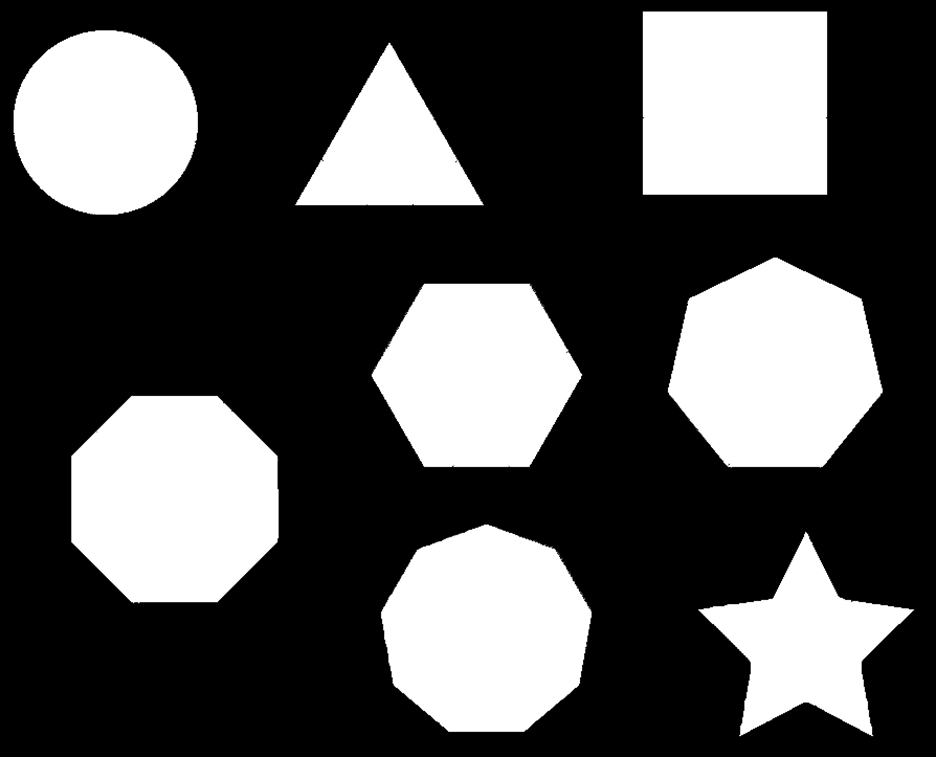
#> input picture shapes.png, 936 x 757 px
$ python 'contour tracing and finding center points.py'
#> lines starting #> are read from the running program, lines starting #| are printed output that depends on the picture; after the words box and inside, x2 and y2 are one past the last pixel; in counts of white or black regions, pixels touching at a corner belong together
import cv2
import numpy as np


img = cv2.imread('shapes.png') #Reading Source Image
#> img is the input picture: shape (757, 936, 3); min 0, max 255, mean 81.3

image = cv2.cvtColor(img, cv2.COLOR_BGR2GRAY) #Converting to Graysacale For Efficiency in Computation

contours, _ = cv2.findContours(image, cv2.RETR_TREE, cv2.CHAIN_APPROX_SIMPLE) #Finding Contours
#> contours = 8 contours; box (x1, y1, x2, y2) and area: (71, 395, 279, 604) 35497, (642, 11, 828, 195) 33855, (667, 257, 883, 469) 33595, (380, 524, 592, 733) 33592, (371, 283, 583, 468) 29291, (13, 30, 199, 215) 26980, (698, 531, 915, 737) 19184, (295, 42, 484, 206) 15600

print("no of shapes: {0}".format(len(contours))) #Finding No. Of Contours Detected i.e, No. of Shapes
#| no of shapes: 8

#Drawing Rectangle Contours ========================================
for cnt in contours:
	rect = cv2.minAreaRect(cnt)
	box = cv2.boxPoints(rect)
	box = np.int0(box)
	img = cv2.drawContours(img, [box], 0, (0,0,255)) #BGR_Color_Sequence
#> this loop made 8 passes
#> (rect, box) on passes 1 to 7: (((806, 633.5), (205, 216), -90), [[914, 736], [698, 736], [698, 531], [914, 531]]), (((485.5, 628), (208, 211), -90), [[591, 732], [380, 732], [380, 524], [591, 524]]), (((174, 498.5), (207.2, 207.2), -45), [[173, 645], [27, 498], [173, 352], [320, 498]]), (((476.5, 375), (184, 211), -90), [[582, 467], [371, 467], [371, 283], [582, 283]]), (((774.5, 362.5), (211, 215), -90), [[882, 468], [667, 468], [667, 257], [882, 257]]), (((389, 123.5), (163, 188), -90), [[482, 204], [294, 204], [294, 42], [482, 42]]), (((105.5, 122), (184, 185), -90), [[198, 214], [13, 214], [13, 30], [198, 30]])
#> (cnt, rect, box) on pass 8: ([[642, 11], [642, 194], [827, 194], [827, 11]], ((734.5, 102.5), (183, 185), -90), [[827, 194], [642, 194], [642, 11], [827, 11]])
#> pass 1, `img = cv2.drawContours(img, [box], 0, (0,0,255))`:
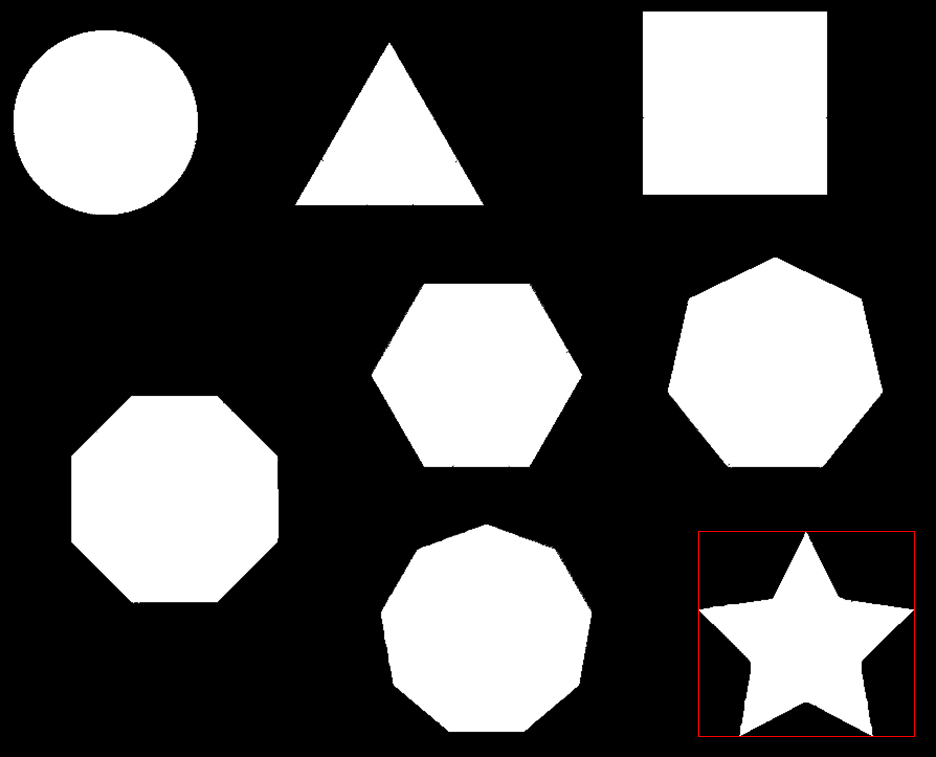
#> img: shape (757, 936, 3); 0.12% of pixels changed, all inside (x1, y1, x2, y2) = (698, 531, 915, 737)
#> after the loop:
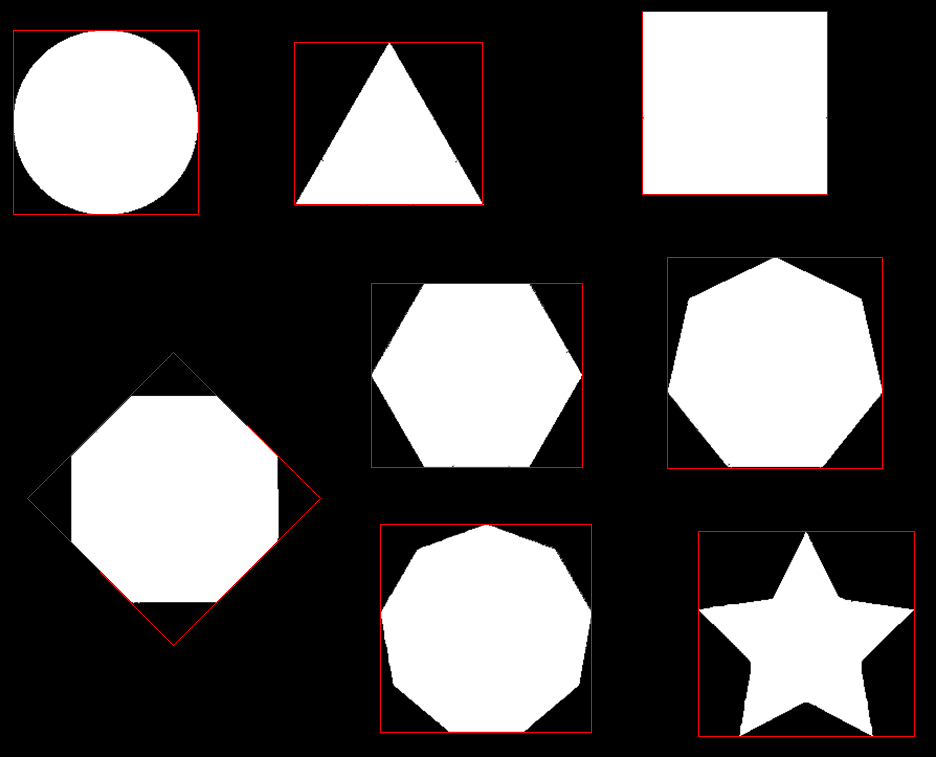
#> img: shape (757, 936, 3); mean B, G, R 81.1, 81.1, 83.3
#===================================================================

#finding center of the recognized shapes ===========================
for cnt in contours:
	M = cv2.moments(cnt)
	cx = int(M['m10']/M['m00'])
	cy = int(M['m01']/M['m00'])
	center = (cx, cy)
	print("Center coordinate: "+str(center))
#===================================================================

#Drawing polygin Contours ==========================================
	epsilon = 0.01*cv2.arcLength(cnt, True)
	approx = cv2.approxPolyDP(cnt, epsilon, True)
	img = cv2.drawContours(img, [approx], 0, (0, 255, 0), 2)
#> this loop made 8 passes
#> (cx, cy, epsilon) on passes 1, 2, 3, 4, 5, 7: (805, 644, 8.12), (485, 630, 7.18), (174, 498, 6.9), (476, 374, 6.97), (774, 367, 7.2), (105, 122, 6.26)
#> (cx, cy, epsilon, approx) on passes 6, 8: (388, 150, 6.12, [[388, 42], [295, 205], [483, 205]]), (734, 102, 7.36, [[642, 11], [642, 194], [827, 194], [827, 11]])
#| Center coordinate: (805, 644)
#| Center coordinate: (485, 630)
#| Center coordinate: (174, 498)
#| Center coordinate: (476, 374)
#| Center coordinate: (774, 367)
#| Center coordinate: (388, 150)
#| Center coordinate: (105, 122)
#| Center coordinate: (734, 102)
#> pass 1, `img = cv2.drawContours(img, [approx], 0, (0, 255, 0), 2)`:
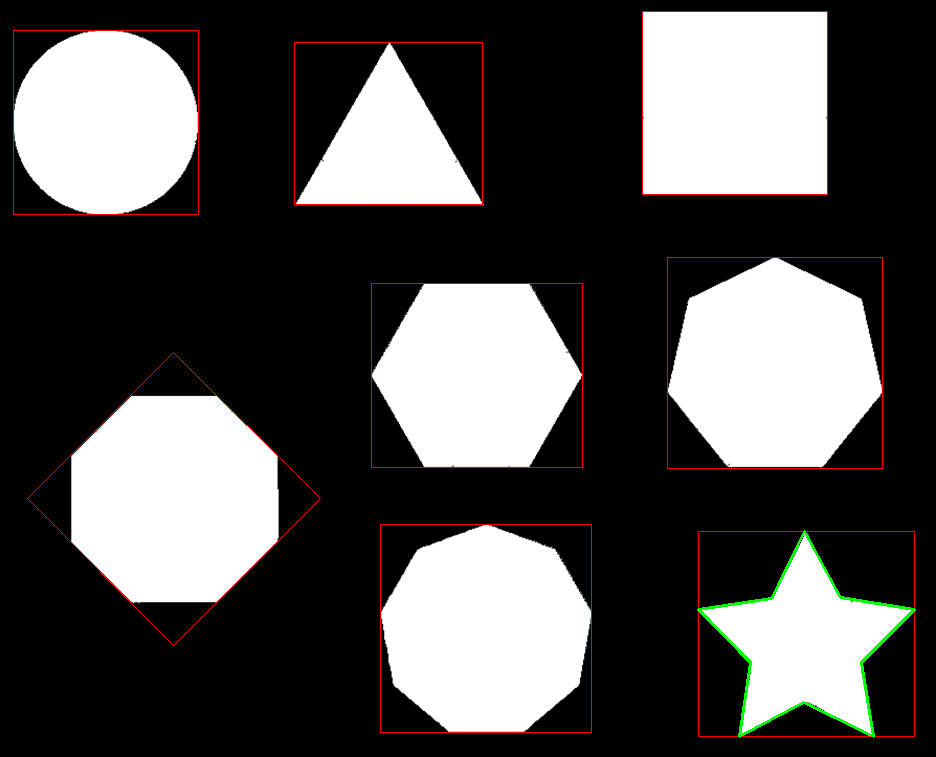
#> img: shape (757, 936, 3); 0.3% of pixels changed, all inside (x1, y1, x2, y2) = (697, 530, 916, 738)
#> pass 2, `img = cv2.drawContours(img, [approx], 0, (0, 255, 0), 2)`:
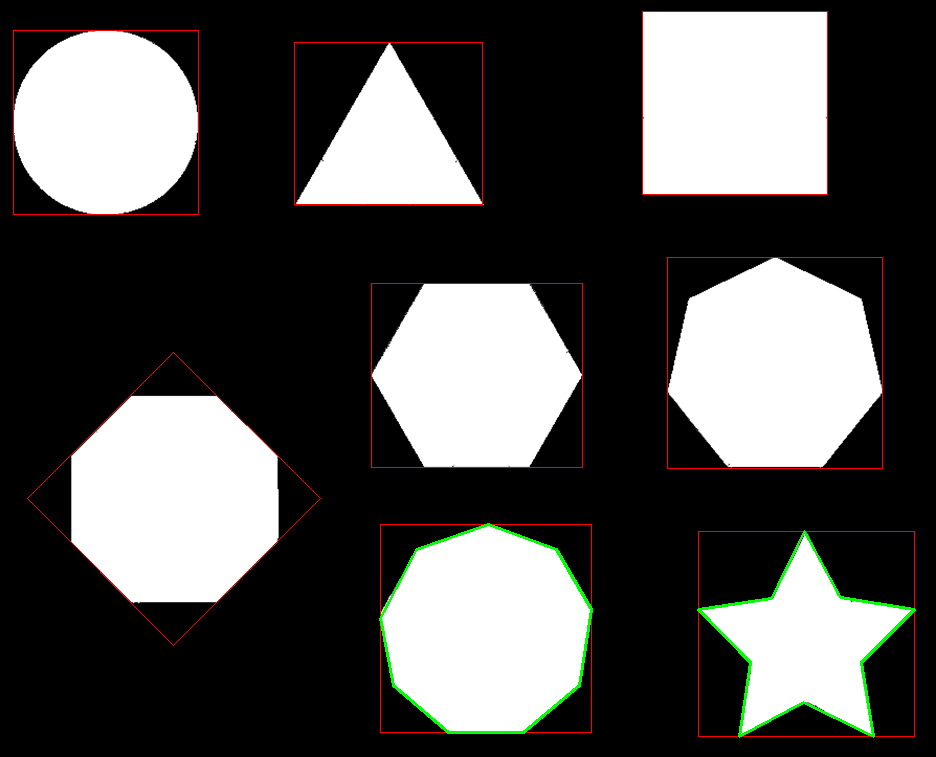
#> img: shape (757, 936, 3); 0.27% of pixels changed, all inside (x1, y1, x2, y2) = (379, 523, 593, 734)
#> pass 3, `img = cv2.drawContours(img, [approx], 0, (0, 255, 0), 2)`:
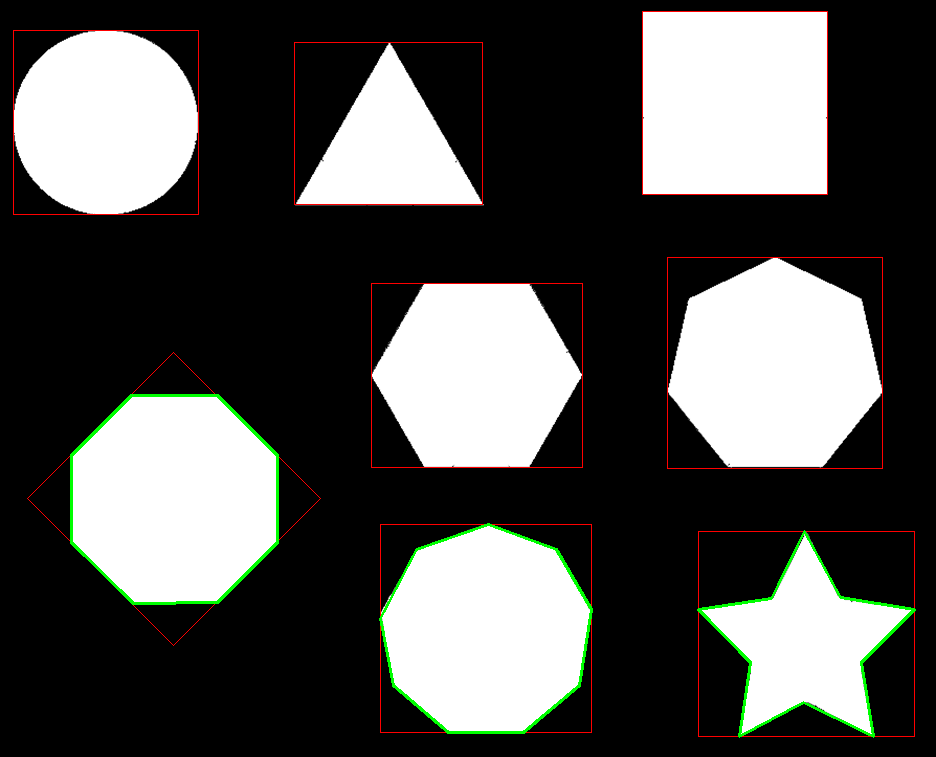
#> img: shape (757, 936, 3); 0.31% of pixels changed, all inside (x1, y1, x2, y2) = (70, 394, 279, 605)
#> after the loop:
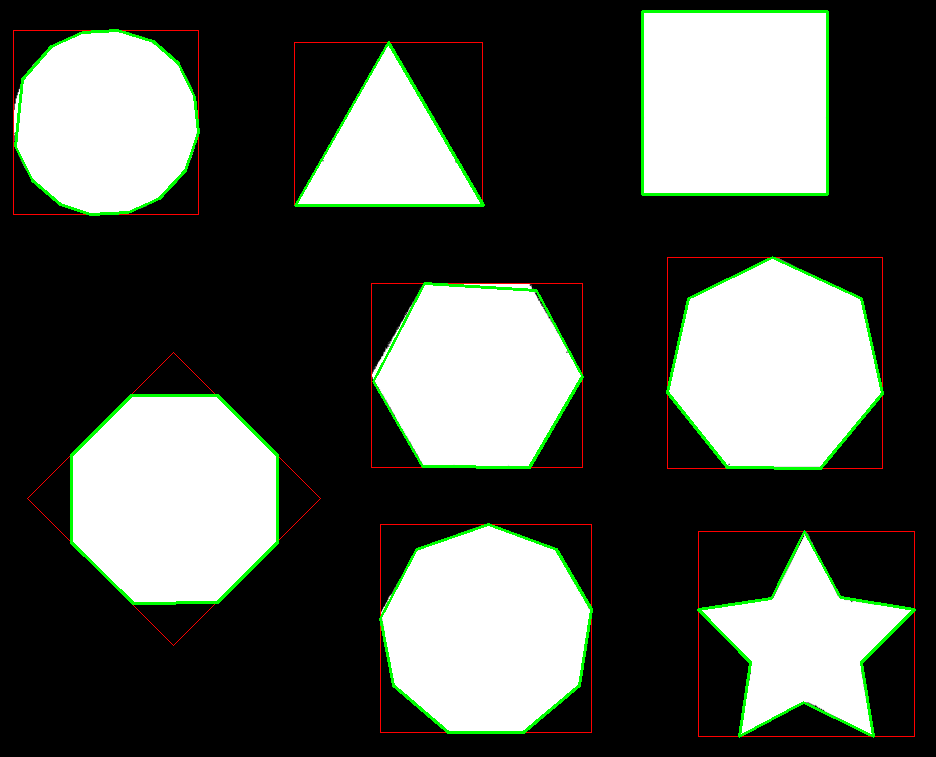
#> img: shape (757, 936, 3); 1.3% of pixels changed, all inside (x1, y1, x2, y2) = (14, 10, 884, 470)
#===================================================================

cv2.imshow('ImageWindow', img) #Showing the Final Image
cv2.waitKey(0)
